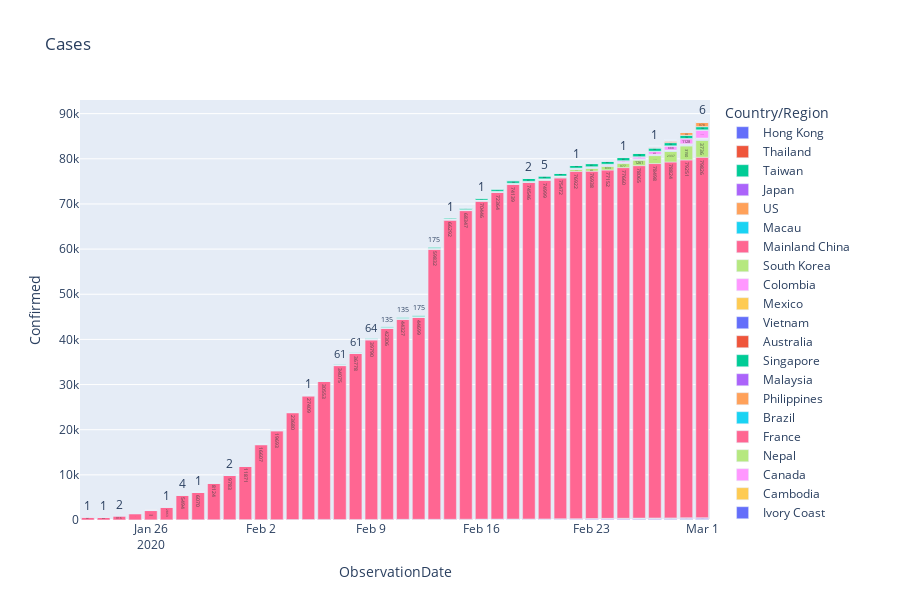

The notebook cell this image was saved under:
### Markdown cell above
- Plotly express bar grafiği kullanarak toplam onaylanmış vakaları, gözlem tarihine göre ülke bazında görselleştirdim.
- Veriler üst üste yığınlanabilir. orientation='v', tüm verileri gösterir

### Code cell
fig = px.bar(bar_data, x="ObservationDate", y="Confirmed", color='Country/Region', 
             text = 'Confirmed', orientation='v', height=600, title='Cases')
fig.show()
